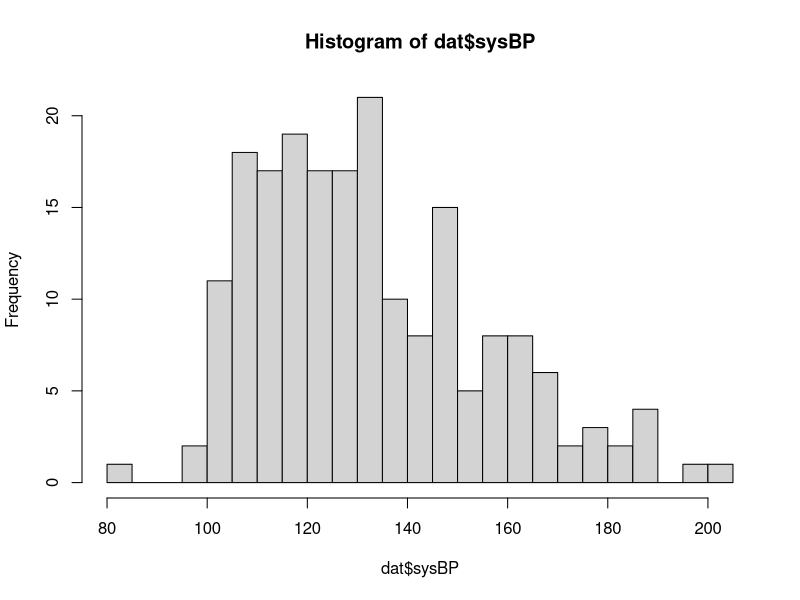

Reproduce this figure in R. (Note: this script raises an error after producing the figure.)
#=============
# R4ScHARR 
# Robert Smith & Paul Schneider
# Session 3 Script
#=============

#=============
# Check your R enviroment  -----
#=============

# check
ls()

# clear the clutter
rm(list = ls())

# re-check
ls()

#=============
# Importing data -----
#=============

# csv = comma separated values
## Local file path
dat <- read.csv("./data/df_framingham.csv")

## Downloading files from the internet
# dat <- read.csv("https://raw.githubusercontent.com/ScHARR-PHEDS/R4ScHARR/master/data/df_framingham.csv")

#====================#
# Plotting your data: the histogram ----
#====================#
hist(dat$sysBP, breaks = 25)
# add a line indicating the mean
abline(v = BP_mean, col = "blue",lwd = 3)

#====================#
# Plotting your data: the scatter plot ----
#====================#
plot(x = dat$age, y = dat$sysBP)


#====================#
# Linear regression ----
#====================#

# fit a model
fit.1 = lm(sysBP ~ age, data = dat)
# show summary results
summary(fit.1)
# compute 95% confidence intervalls
confint(fit.1)


# We can now add the regression line to the scatter plot
# plot(x = dat$age, y = dat$sysBP)
abline(fit.1, col = "red", lwd = 5)

# extract model coefficients
fit.1$coefficients
# Use coefficients to make predictions
fit.1$coefficients[1] + 50 * fit.1$coefficients[2]
# or use the 'predict' function for this:
# predict(fit.1, newdata = data.frame(age=40))

#

# ----------------------------------------
# Exercise 3 - Prelude

# Number of males and females in the data set
table(dat$sex)

# Bloodpressure by sex
## using a boxplot 
boxplot(dat$sysBP ~ dat$sex)
# no difference?

mean(dat$sysBP[dat$sex=="female"])
mean(dat$sysBP[dat$sex=="male"])
# indeed it seems, no difference

# multivariate regression
fit.multi = lm(sysBP ~ age + sex, data = dat)
summary(fit.multi)

# regressions seems to confirm this: 
# no difference in blood pressure between males and females?


# However, this is actually not what we would expect, as the literature on this topic
# is very clear in that there are signifcant differences in the diagnosis of
# blood pressure between males and females

# It's your job now to find out whats going on.
# Divide into 2 teams: one uses a male-only data set, the other a females-only dataset
# repeat the analysis for the subgroup and compare results






# ------------------------------------
# Exercise 3 - SOLUTION
# ------------------------------------

# Any questions/problems?

# Ask for answers to questions 3.11 and 3.12

# Any ideas what is going on here?

# Show:

## subgroup regressions
fit_f <- lm(sysBP ~ age , data = dat[dat$sex == "female",])
summary(fit_f)

fit_m <- lm(sysBP ~ age , data = dat[dat$sex == "male",])
summary(fit_m)

## plot with subgroup lines
plot(dat$age,dat$sysBP)
abline(fit_f, col = "orange",lwd = 3) # females
abline(fit_m, col = "magenta",lwd = 3) # males

# Interaction!
# need an interaction term
fit.int = lm(sysBP ~ age * sex, data = dat)
summary(fit.int) # sig.

# --> explore your data before running analysis!
# use plots, subsets, and summary stats to get a feel for the
# variables you are dealing with.
